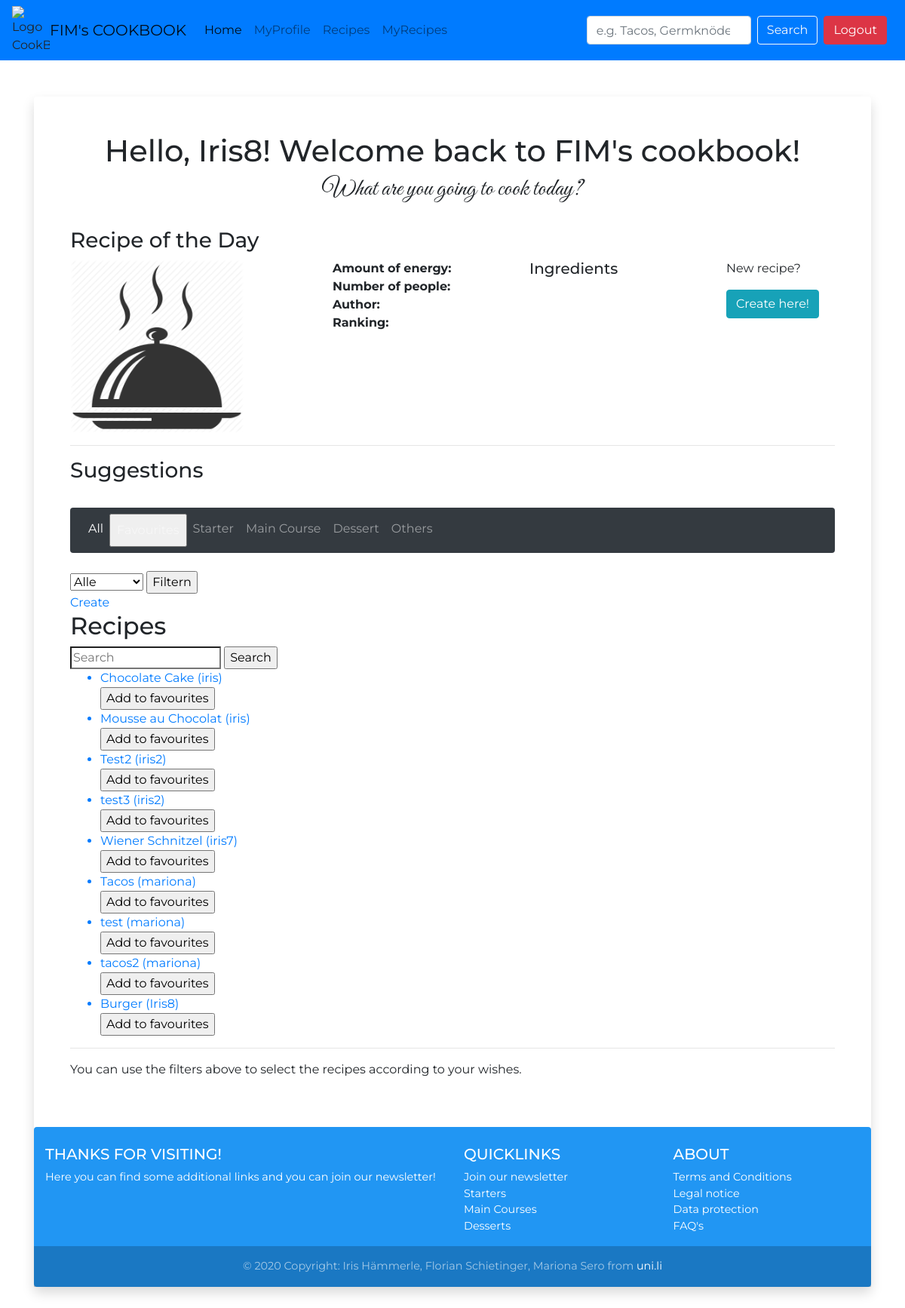
/recipe/ (signed in), run on the app's committed database.
### myRecipeApp/models.py (models this page shows, shortened)
class Category(models.Model):
    CategoryId = models.BigAutoField(primary_key=True,
                                     verbose_name="Unique CategoryId"
                                     )
    Name = models.CharField(verbose_name="Name",
                            max_length=200
                            )

class Recipe(models.Model):
    RecipeId = models.BigAutoField(primary_key=True,
                                   verbose_name="Unique RecipeId"
                                   )
    RecipeName = models.CharField(verbose_name="Recipe Name",
                                  max_length=300
                                  )
    Picture = models.ImageField(verbose_name="Recipe Picture",
                                blank=True,
                                upload_to="upload/"
                                )
    UserId = models.ForeignKey(settings.AUTH_USER_MODEL,
                               verbose_name="Author",
                               on_delete=models.PROTECT
                               )
    Energy = models.PositiveIntegerField(verbose_name="Calories",
                                         blank=True)
    UnitId = models.ForeignKey(Unit,
                               verbose_name="Unit of Energy",
                               on_delete=models.PROTECT
                               )
    NumberPeople = models.PositiveSmallIntegerField(verbose_name="Number of People",
                                                    blank=True)

### myRecipeApp/views.py (the view)
# urls.py: path('recipe/', list_recipe),
def list_recipe(httprequest):
    recipes = Recipe.objects.all
    categories = Category.objects.all
    if "query" in httprequest.GET and \
            "filter" in httprequest.GET:
        recipes = Recipe.objects.filter(Q(RecipeName__icontains=httprequest.GET["query"]) |
                                        Q(Energy__icontains=httprequest.GET["query"]) |
                                        Q(NumberPeople__icontains=httprequest.GET["query"])
                                        )
        recipes = Recipe.objects.filter(favourite__UserId=httprequest.user.id)
    elif "query" in httprequest.GET:
        recipes = Recipe.objects.filter(Q(RecipeName__icontains=httprequest.GET["query"]) |
                                        Q(Energy__icontains=httprequest.GET["query"]) |
                                        Q(NumberPeople__icontains=httprequest.GET["query"]))
    elif "filter" in httprequest.GET:
        if httprequest.GET["filter"] == "favourites":
            recipes = Recipe.objects.filter(favourite__UserId=httprequest.user.id)
            print(recipes)
    if "category" in httprequest.GET:
        recipes = Recipe.objects.filter(Q(recipecategory__CategoryId=httprequest.GET["category"]))
    context = {"recipe": recipes, "categories": categories, "User": httprequest.user}
    return render(httprequest, "dev_recipe_list.html", context)

### templates/dev_recipe_list.html (shortened to what this page needs)
{% extends 'home.html' %}
{% block recipeContent %}
    <form method="GET">
        <select name="filter">
            <option value="all">Alle</option>
        </select>
        <input type="submit" value="Filtern">
    </form>
    {% if user.is_authenticated %}
        <a href="{% url 'add-recipe' %}">Create</a>
    {% endif %}
    <h2>Recipes</h2>
    <form method="GET">
        <input type="search" name="query" placeholder="Search">
        <input type="submit" value="Search">
    </form>
    <ul>
        {% for recipe in recipe %}
            <a href="/recipe/{{ recipe.RecipeId }}">
                <li>{{ recipe.RecipeName }} ({{ recipe.UserId.username }})</li>
                <form method="POST" action="/add_recipe_to_favourites/">
                    <input type="submit" value="Add to favourites">
                </form>
            </a>
        {% endfor %}
    </ul>
{% endblock %}

### myStartpageApp/templates/home.html (shortened to what this page needs)
{% extends 'base.html' %}
{% block titleContent %}
    {% if user.is_authenticated %}
        <h1 class="title text-center h1"> Hello, {{ user.get_username }}! Welcome back to FIM's cookbook!</h1>
        <h2 class="text-center" style="font-family: 'Great Vibes', cursive;"> What are you going to cook today?</h2>
    {% else %}
        <h1 class="title text-center h1"> Welcome to FIM's cookbook!</h1>
        <h2 class="text-center" style="font-family: 'Great Vibes', cursive;"> Take a look on the delicious recipes</h2>
    {% endif %}
{% endblock %}
{% block mainContent %}
    <h3>Recipe of the Day</h3>
    <div class="row" id="recipeofday">
        {% include 'recipe_of_day.html' %}
        <div class="col-sm-2">
            {% if user.is_authenticated %}
                <p>
                    New recipe?
                <form action="{% url 'add-recipe' %}">
                    <input type="submit" class="btn btn-info" value="Create here!"/>
                </form>
                </p>
            {% endif %}
        </div>
    </div>
    <hr>
    <h3> Suggestions</h3>
    <br>
    {% include 'side_nav_bar.html' %}
    <br>
    <div class="allRecipes">
    {% block recipeContent %}{% endblock %}
{% endblock %}
{% block sideContent %}
    <p> You can use the filters above to select the recipes according to your wishes.</p>
{% endblock %}

### myStartpageApp/templates/side_nav_bar.html (shortened to what this page needs)
<nav class="navbar navbar-expand-lg navbar-dark bg-dark rounded">
    <div class="collapse navbar-collapse" id="navbarSupportedContent">
        <ul class="navbar-nav mr-auto">
            <li class="nav-item active">
                <a class="nav-link" href="/home">All <span class="sr-only">(current)</span></a>
            </li>
            {% if user.is_authenticated %}
                <li class="nav-item">
                <form method="GET">
                    <input class="nav-link" type="submit" value="Favourites">
                    </form>
                </li>
            {% endif %}
            {% for category in categories %}
                <li class="nav-item">
                    <a class="nav-link" href="?category={{ category.CategoryId }}">{{ category.Name }}</a>
                </li>
            {% endfor %}
            <li class="nav-item">
                <a class="nav-link" href="/recipe">Others</a>
            </li>
        </ul>
    </div>
</nav>

### static_general/css/myStyles.css (style rules this page uses)
html { font-family: 'Montserrat', sans-serif; line-height: 1.15; -webkit-text-size-adjust: 100%; -webkit-tap-highlight-color: transparent; }
body { background: url('https://c.pxhere.com/photos/28/59/background_food_tasty_olives_wooden_background_cooking_plate_kitchen-1369805.jpg!d') no-repeat center center fixed; -webkit-background-size: cover; -moz-background-size: cover; background-size: cover; -o-background-size: cover; font-family: 'Montserrat', sans-serif; }

### data on the page
Category: Name "Starter"
Category: Name "Main Course"
Category: Name "Dessert"
Recipe: RecipeName "Chocolate Cake", UserId.username "iris"
Recipe: RecipeName "Mousse au Chocolat", UserId.username "iris"
Recipe: RecipeName "Test2", UserId.username "iris2"
Recipe: RecipeName "test3", UserId.username "iris2"
Recipe: RecipeName "Wiener Schnitzel", UserId.username "iris7"
Recipe: RecipeName "Tacos", UserId.username "mariona"
Recipe: RecipeName "test", UserId.username "mariona"
Recipe: RecipeName "tacos2", UserId.username "mariona"
Recipe: RecipeName "Burger", UserId.username "Iris8"

### other printed values
{{ user.get_username }} "Iris8"
